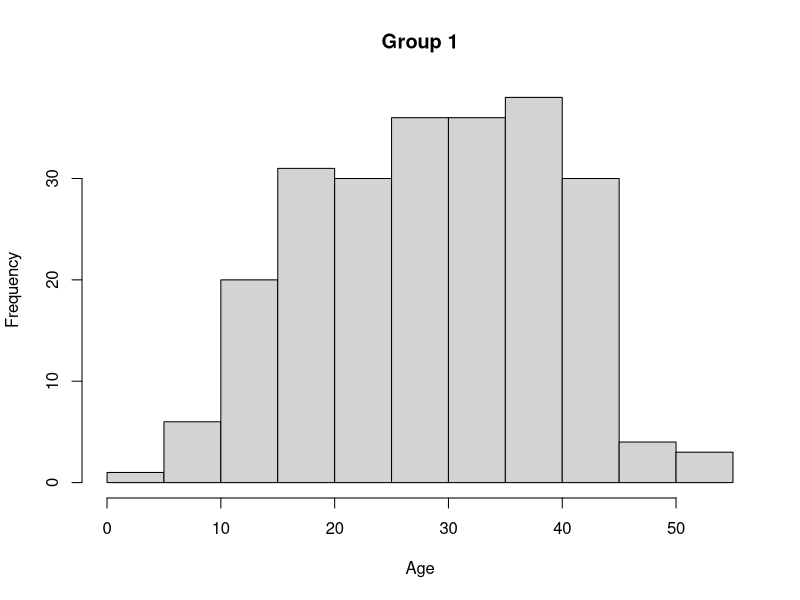
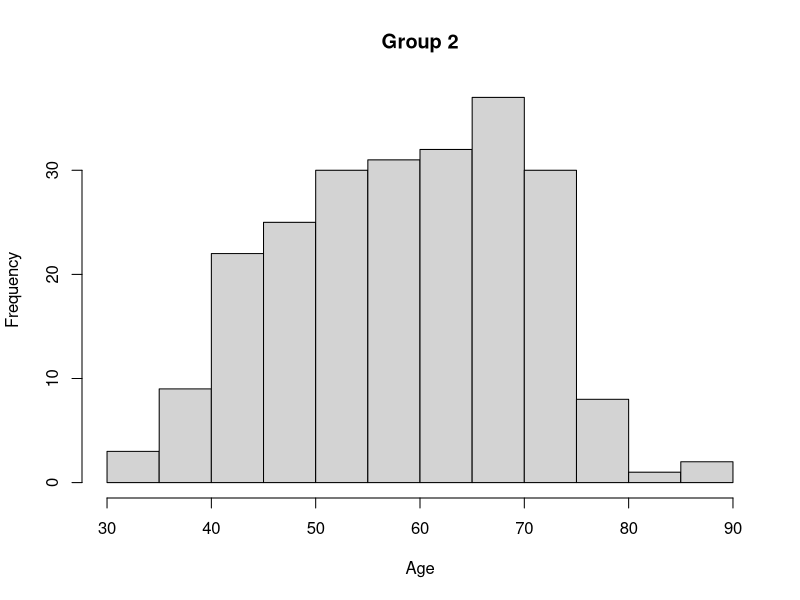
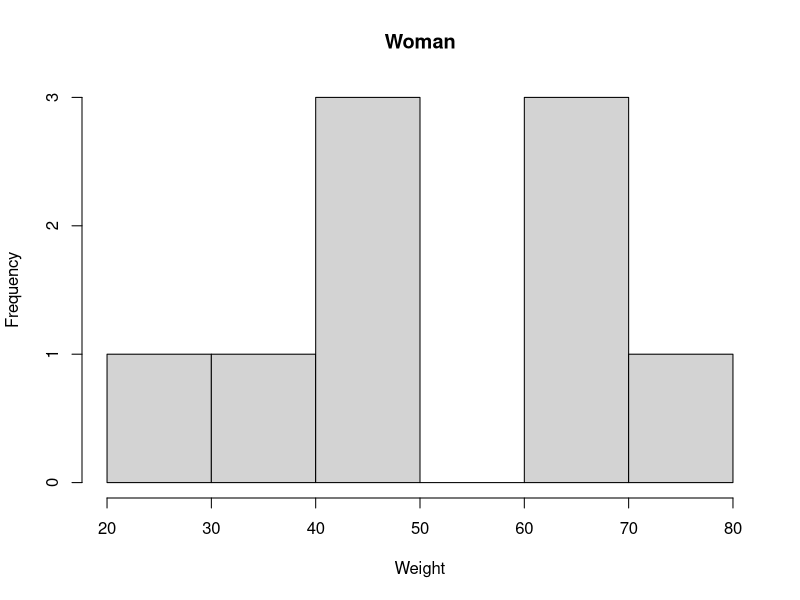
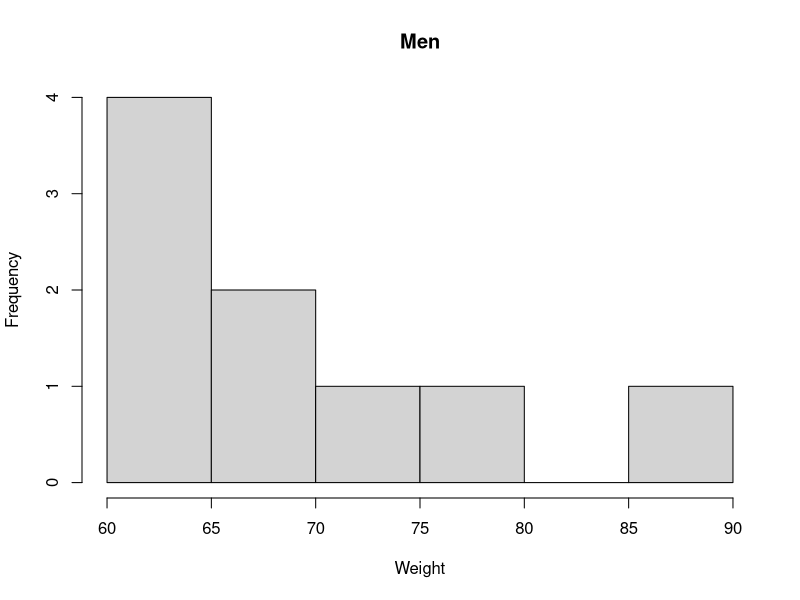
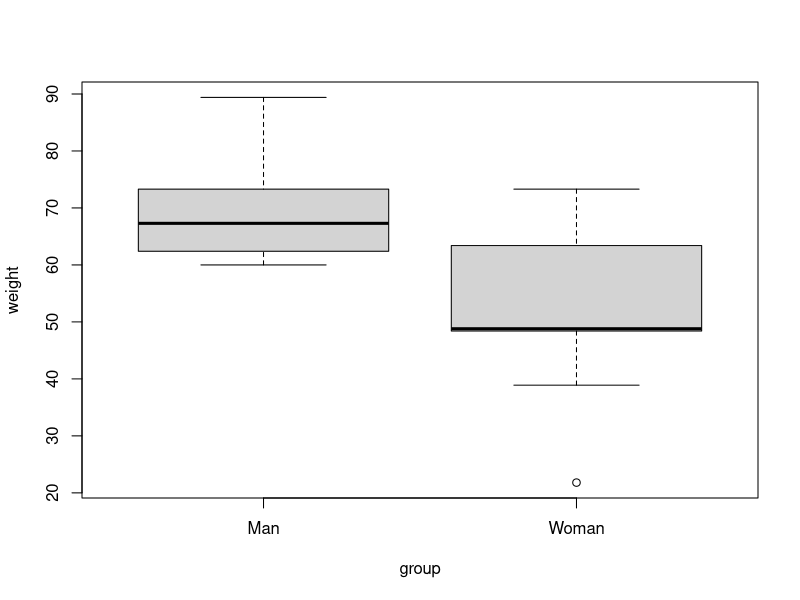

Recreate these plots in R, in order.
# IRDR04 Research Tools Module
# Week 5 Tutorial 
# 30/10/18 9-11am @ Birkbeck, Malet Street 414/415 Public Cluster
# Tutor: Dr Alison Fairbrass, UCL Centre for Biodiversity & Environment Research, alison.fairbrass@gmail.com



# # #  Walk-through # # #

### Unpaired t-test

# Group 1: Evacuees
set.seed(10)
age <- rnorm(n=235, mean=30, sd=11)
age <- round(age)
group <- 1:length(age)
group <- rep("Group 1",length(group))
df1 <- data.frame(age, group)

# Group 2: Non-evacuees
set.seed(10)
age <- rnorm(n=230, mean=60, sd=12)
age <- round(age)
group <- 1:length(age)
group <- rep("Group 2",length(group))
df2 <- data.frame(age, group)

# Combine data into dataframe
df <- rbind(df1, df2)

# Checking distribution of data
hist(df$age[df$group=="Group 1"], main = "Group 1", xlab = "Age")
hist(df$age[df$group=="Group 2"], main = "Group 2", xlab = "Age")

# Checking if variance of groups is equal
# Using the Levene test
# For this test, the null hypothesis is that all populations variances are equal;
# and the alternative hypothesis is that they differ.
library(car)
leveneTest(age ~ group, data = df)

# From the output, it can be seen that the p-value of 0.1147 is not less than 
# the significance level of 0.05. This means that there is no evidence to suggest 
# that the variance in age is statistically significantly different for 
# the evacuees and non-evacuees.

# now use t.test
t.test(df$age[df$group=="Group 2"], df$age[df$group=="Group 1"])


# Mann-Whitney test
# Investigating differences in men and womens weights
# We want to know, if the median womens weight differs from the median mens weight?
women_weight <- c(38.9, 61.2, 73.3, 21.8, 63.4, 64.6, 48.4, 48.8, 48.5)
men_weight <- c(67.8, 60, 63.4, 76, 89.4, 73.3, 67.3, 61.3, 62.4) 
# Create a data frame
df <- data.frame( 
  group = rep(c("Woman", "Man"), each = length(women_weight)),
  weight = c(women_weight,  men_weight)
)

# Checking distribution of data
hist(df$weight[df$group=="Woman"], main = "Woman", xlab = "Weight")
hist(df$weight[df$group=="Man"], main = "Men", xlab = "Weight")

# Use a boxplot to visualise groups
boxplot(weight~group, data = df)

# Compute Wilcoxon test
wilcox.test(df$weight[df$group=="Woman"], df$weight[df$group=="Man"])
wilcox.test(women_weight, men_weight, exact=F)

# It will give a warning message, saying that cannot compute exact p-value with ties 
# It comes from the assumption of a Wilcoxon test that the responses are continuous. 
# You can suppress this message by adding another argument exact = FALSE, but the result 
# will be the same.

# For reporting calculate the median and confidence intervals for the data
sort(women_weight)
women_median <- median(women_weight)

# Lower CI
n <- length(women_weight)
rank <- (n/2) - ((1.96*(sqrt(n)))/2)
rank <- round(rank)
LowerCI <- sort(women_weight)[rank]
# Upper CI
rank <- 1 + (n/2) + ((1.96*(sqrt(n)))/2)
rank <- round(rank)
UpperCI <- sort(women_weight)[rank]

paste("Median womens weight: ", women_median)
paste("Lower Confidence Interval: ", LowerCI)
paste("Upper Confidence Interval: ", UpperCI)
